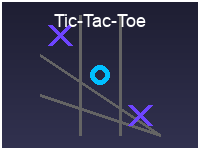

This figure's Python source:
"""
SoulCoreLegacy Arcade - Tic-Tac-Toe Thumbnail Generator
----------------------------------------------------
This script generates a thumbnail for the Tic-Tac-Toe game.
"""

import pygame
import os
import sys

# Add the project root to the path
sys.path.insert(0, os.path.abspath(os.path.join(os.path.dirname(__file__), '../../..')))

from core.config import PRIMARY_COLOR, SECONDARY_COLOR, WHITE

def generate_thumbnail():
    """Generate a thumbnail for the Tic-Tac-Toe game."""
    # Create a surface
    width, height = 200, 150
    surface = pygame.Surface((width, height))
    
    # Fill the background with a gradient
    for y in range(height):
        # Calculate the ratio of the current position
        ratio = y / height
        
        # Interpolate between the two colors
        r = int(30 * (1 - ratio) + 50 * ratio)
        g = int(30 * (1 - ratio) + 50 * ratio)
        b = int(50 * (1 - ratio) + 80 * ratio)
        
        # Draw a horizontal line with the calculated color
        pygame.draw.line(surface, (r, g, b), (0, y), (width, y))
    
    # Draw the grid
    grid_color = (100, 100, 100)
    cell_size = 40
    board_size = 3
    board_width = board_size * cell_size
    board_height = board_size * cell_size
    board_x = (width - board_width) // 2
    board_y = (height - board_height) // 2
    
    for i in range(1, board_size):
        # Vertical lines
        pygame.draw.line(
            surface,
            grid_color,
            (board_x + i * cell_size, board_y),
            (board_x + i * cell_size, board_y + board_height),
            3
        )
        
        # Horizontal lines
        pygame.draw.line(
            surface,
            grid_color,
            (board_x, board_y + i * cell_size),
            (board_x + board_width, board_y + board_height),
            3
        )
    
    # Draw some X's and O's
    # X in top-left
    draw_x(surface, board_x + cell_size // 2, board_y + cell_size // 2, cell_size, PRIMARY_COLOR)
    
    # O in center
    draw_o(surface, board_x + cell_size * 1.5, board_y + cell_size * 1.5, cell_size, SECONDARY_COLOR)
    
    # X in bottom-right
    draw_x(surface, board_x + cell_size * 2.5, board_y + cell_size * 2.5, cell_size, PRIMARY_COLOR)
    
    # Draw the game title
    font = pygame.font.SysFont("Arial", 18)
    title_text = font.render("Tic-Tac-Toe", True, WHITE)
    title_rect = title_text.get_rect(center=(width // 2, 20))
    surface.blit(title_text, title_rect)
    
    # Draw a border
    pygame.draw.rect(
        surface,
        WHITE,
        pygame.Rect(0, 0, width, height),
        2
    )
    
    # Save the thumbnail
    pygame.image.save(surface, os.path.join(os.path.dirname(__file__), "thumbnail.png"))
    
    print("Tic-Tac-Toe thumbnail generated successfully.")

def draw_x(surface, x, y, cell_size, color):
    """Draw an X at the specified position."""
    size = cell_size // 2 - 10
    pygame.draw.line(surface, color, (x - size, y - size), (x + size, y + size), 5)
    pygame.draw.line(surface, color, (x + size, y - size), (x - size, y + size), 5)

def draw_o(surface, x, y, cell_size, color):
    """Draw an O at the specified position."""
    size = cell_size // 2 - 10
    pygame.draw.circle(surface, color, (x, y), size, 5)

if __name__ == "__main__":
    pygame.init()
    generate_thumbnail()
    pygame.quit()
